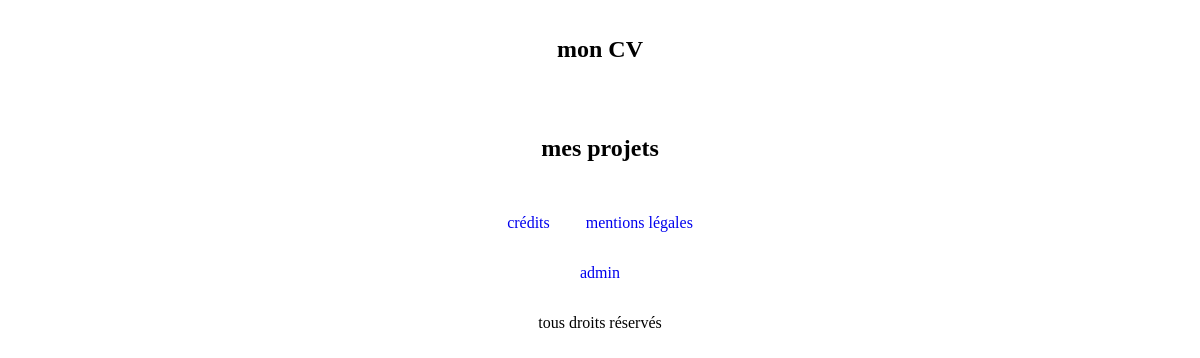
Before: / with the older database file.
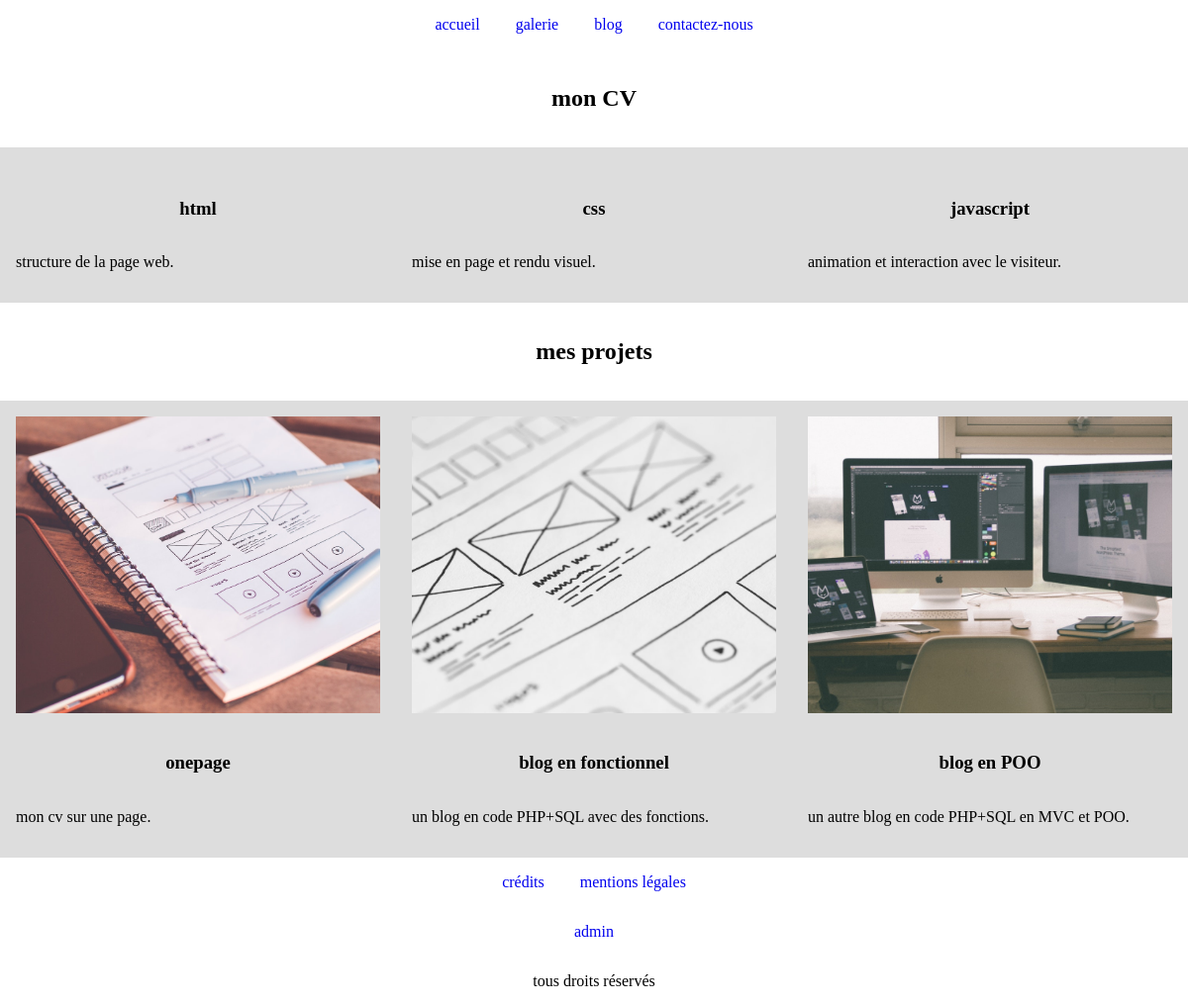
After: the same page with the newer database file.
### tables this page shows
CREATE TABLE `articles` (
  `id` int(11) NOT NULL,
  `title` varchar(255) NOT NULL,
  `slug` varchar(255) NOT NULL,
  `content` text NOT NULL,
  `created_at` datetime NOT NULL,
  `picture` varchar(255) NOT NULL,
  `category` varchar(255) NOT NULL,
  `priority` int(11) NOT NULL
);

### includes/model/Model.php (called while the page is built, shortened)
<?php
class Model
    implements Contrat
{
    static $db = null;
    static function connexion ()
    {
        if (Model::$db == null)
        {
            $dsn = "mysql:dbname=" . DBNAME . ";host=" . DBHOST;
            try{
                Model::$db = new PDO($dsn, DBUSER, DBPASS);
                Model::$db->exec("SET NAMES utf8");
                Model::$db->setAttribute(PDO::ATTR_DEFAULT_FETCH_MODE, PDO::FETCH_ASSOC);
            }
            catch (PDOException $e) {
                die($e->getMessage());
            }
        }
    }
    static function lireArticles ($category = "news")
    {
        $sql        = "SELECT * FROM `articles` WHERE category = '$category'";
        $query      = Model::$db->query($sql);
        return $query;
    }
}

### includes/view/Template.php (the view, shortened to what this page needs)
<?php
class Template
{
    static function index ()
    {
        Template::header();
        echo "<section>";
        echo "<h1>mon CV</h1>";
        $query = Model::lireArticles("competences");
        $articles = $query->fetchAll();
        foreach($articles as $article):
            extract($article);
            echo
            <<<x
                <article>
                    <h3>$title</h3>
                    <p>$content</p>
                </article>
            x;
        endforeach;
        echo "</section>";
        echo "<section>";
        echo "<h1>mes projets</h1>";
        $query = Model::lireArticles("projets");
        $articles = $query->fetchAll();
        foreach($articles as $article):
            extract($article);
            echo
            <<<x
                <article>
                    <img src="uploads/images/$picture" alt="$title">
                    <h3>$title</h3>
                    <p>$content</p>
                </article>
            x;
        endforeach;
        echo "</section>";
        Template::footer();
    }
    static function header()
    {
?>
<!DOCTYPE html>
<html lang="fr">
<head>
    <link rel="stylesheet" href="css/style.css">
</head>
<body class="<?php echo index::$filename ?>">
    <header>
        <nav>
<?php
$query = Model::lireArticles("menu");
$articles = $query->fetchAll();
foreach($articles as $article):
    extract($article);
    echo
    <<<x
        <a href="$content">$title</a>
    x;
endforeach;
?>
        </nav>
    </header>
    <main>
<?php
    }
    static function footer ()
    {
?>
    </main>
    <footer>
        <nav>
            <a href="credits.php">crédits</a>
            <a href="mentions-legales.php">mentions légales</a>
        </nav>
        <nav>
            <a href="admin.php">admin</a>
        </nav>
        <p>tous droits réservés</p>
    </footer>
</body>
</html>
<?php
    }
}

### index.php (shortened to what this page needs)
<?php
class index
{
    static function chargerCodeClasse ($nomClasse)
    {
        $chemin = "includes/*/$nomClasse.php";
        $fichiers = glob($chemin);
    }
    function consulterCompact ()
    {
        $uri = $_SERVER["REQUEST_URI"];
        extract(parse_url($uri));
        if (substr($path, -1, 1) == "/") {
            $path .= "index.php";
        }
        extract(pathinfo($path));
        $codeTemplate = "Template::$filename";
        if (is_callable($codeTemplate)) {
            $codeTemplate();
        }
    }
}
$index = new index;
$index->consulterCompact();

### css/style.css (style rules this page uses)
html, body { width:100%; font-size: 16px; padding:0; margin:0; }
* { box-sizing: border-box; }
img { width:100%; height:300px; object-fit: cover; }
header, footer { text-align: center; }
h1, h2, h3, h4, h5, h6 { width:100%; text-align: center; padding:1rem; }
nav a { display: inline-block; text-decoration: none; padding:1rem; }
body.index section { display: flex; flex-wrap: wrap; }
body.index article { width: calc(100% / 3); padding: 1rem; }
body.index article { background-color: #dddddd; }

Changed rows visible on the page:
added articles: title "accueil"
added articles: title "galerie"
added articles: title "blog"
added articles: title "contactez-nous"
added articles: title "html", content "structure de la page web.", shown under "mon CV"
added articles: title "css", content "mise en page et rendu visuel.", shown under "mon CV"
added articles: title "javascript", content "animation et interaction avec le visiteur.", shown under "mon CV"
added articles: picture (picture), title "onepage", content "mon cv sur une page.", shown under "mes projets"
added articles: picture (picture), title "blog en fonctionnel", content "un blog en code PHP+SQL avec des fonctions.", shown under "mes projets"
added articles: picture (picture), title "blog en POO", content "un autre blog en code PHP+SQL en MVC et POO.", shown under "mes projets"
